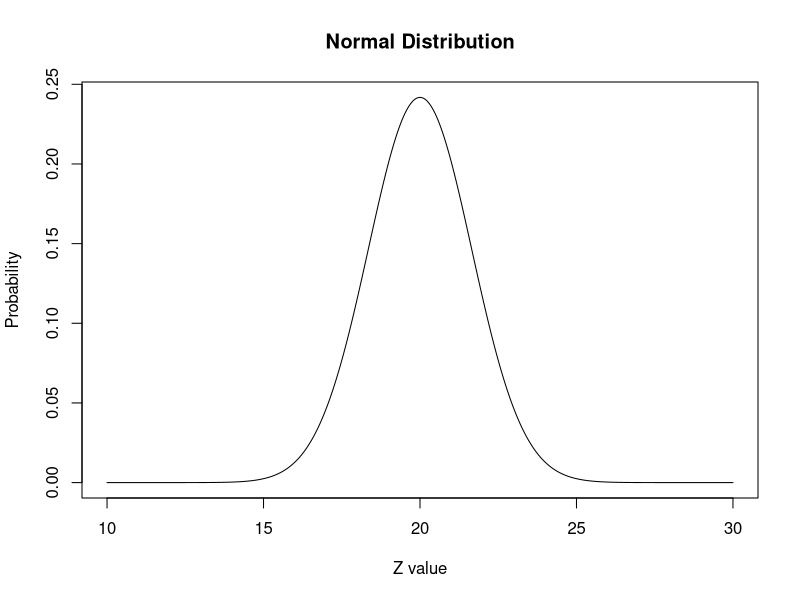

Write R code to recreate this figure.
## ---- chunk 1
x.values = seq(10,30, length = 1000)
y.values = dnorm(x.values, 20, 1.65)
plot(x.values, y.values, type="l", lty=1, xlab="Z value", ylab="Probability", main="Normal Distribution")
